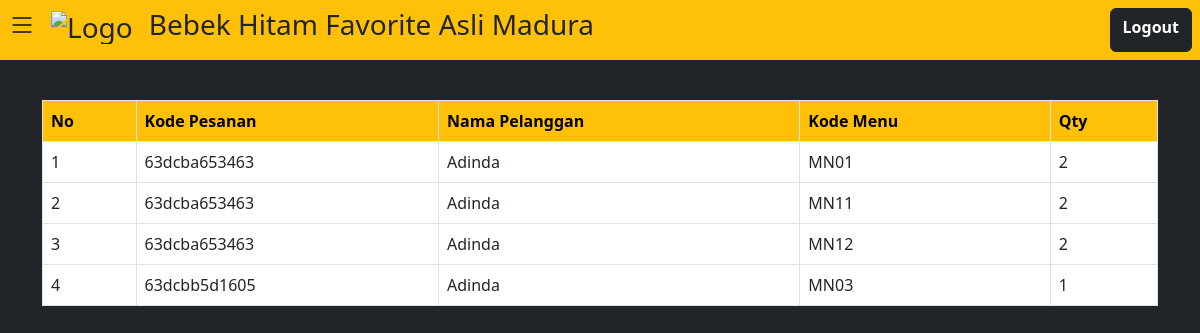
Page /Bebekfavorite/index.php?pesanan (signed in) on the committed database.
### tables this page shows
CREATE TABLE `transaksi` (
  `id_transaksi` int(11) NOT NULL,
  `kode_pesanan` varchar(12) NOT NULL,
  `nama_pelanggan` varchar(50) NOT NULL,
  `waktu` datetime NOT NULL
);

CREATE TABLE `pesanan` (
  `id_pesanan` int(11) NOT NULL,
  `kode_pesanan` varchar(12) NOT NULL,
  `kode_menu` varchar(12) NOT NULL,
  `qty` int(11) NOT NULL
);

### Bebekfavorite/function.php (called while the page is built, shortened)
<?php
$koneksi = mysqli_connect("localhost", "root", "", "bebekfavorit");
function ambil_data($query)
{
    global $koneksi;
    $db = [];
    $sql_query = mysqli_query($koneksi, $query);
    while ($q = mysqli_fetch_assoc($sql_query)) {
        array_push($db, $q);
    }
    return $db;
}

### Bebekfavorite/halaman/pesanan.php (the view)
<table class="table table-bordered table-hover" style="margin-top: 100px;">
    <tr class="text-bg-warning">
        <th>No</th>
        <th>Kode Pesanan</th>
        <th>Nama Pelanggan</th>
        <th>Kode Menu</th>
        <th>Qty</th>
    </tr>
    <?php $i = 1; foreach ($menu as $m) { ?>
        <tr style="background-color: white;">
            <td><?= $i; ?></td>
            <td><?= $m["kode_pesanan"]; ?></td>
            <td><?= $m["nama_pelanggan"]; ?></td>
            <td><?= $m["kode_menu"]; ?></td>
            <td><?= $m["qty"]; ?></td>
        </tr>
    <?php $i++; } ?>
</table>

### Bebekfavorite/index.php (shortened to what this page needs)
<?php
require_once "function.php";
if (isset($_GET["transaksi"])) {
    $menu = ambil_data("SELECT * FROM transaksi");
} else if (isset($_GET["pesanan"])) {
    $menu = ambil_data("SELECT p.kode_pesanan, tk.nama_pelanggan, p.kode_menu, p.qty
                        FROM pesanan AS p
                        JOIN transaksi AS tk ON (tk.kode_pesanan = p.kode_pesanan)
                      ");
}
?>
<!DOCTYPE html>
<html lang="en">
<head>
    <link rel="stylesheet" href="./src/css/bootstrap-5.2.0/css/bootstrap.min.css">
    <link rel="stylesheet" href="./src/css/bootstrap-icons-1.8.3/bootstrap-icons.css">
</head>
<body class="bg-dark">
    <div class="container-fluid position-fixed top-0 bg-warning p-2 d-flex justify-content-between" style="z-index: 2;">
        <div class="text-dark h3 d-flex">
            <span id="menu-list" role="button"><i class="bi bi-list"></i></span>
            <span >
            <img src="src/img/logo2.png" alt="Logo" class="rounded" width="40px" style="padding-left:15px">
            </span>
            <span class="mx-3">Bebek Hitam Favorite Asli Madura</span>
         </div>
        <a class="btn btn-dark fw-bold" href="logout.php" onclick="return confirm('Ingin Logout?')">Logout</a>
    </div>
    <div class="container" style="z-index: -1; margin-top: 60px;">
    <?php
    if (isset($_GET["pesanan"])) include "halaman/pesanan.php";
    else if (isset($_GET["transaksi"])) include "halaman/transaksi.php";
    else include "halaman/beranda.php";
    ?>
    </div>
</body>
</html>

### rows in the picture
transaksi: pesanan.kode_pesanan "63dcba653463", nama_pelanggan "Adinda", pesanan.kode_menu "MN01", pesanan.qty "2", pesanan.kode_menu "MN11", pesanan.kode_menu "MN12"
transaksi: pesanan.kode_pesanan "63dcbb5d1605", nama_pelanggan "Adinda", pesanan.kode_menu "MN03", pesanan.qty "1"
